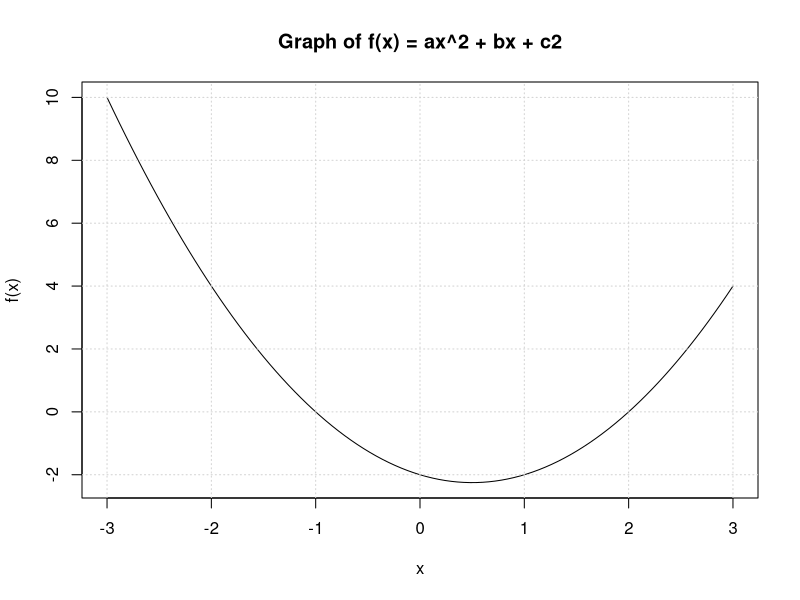
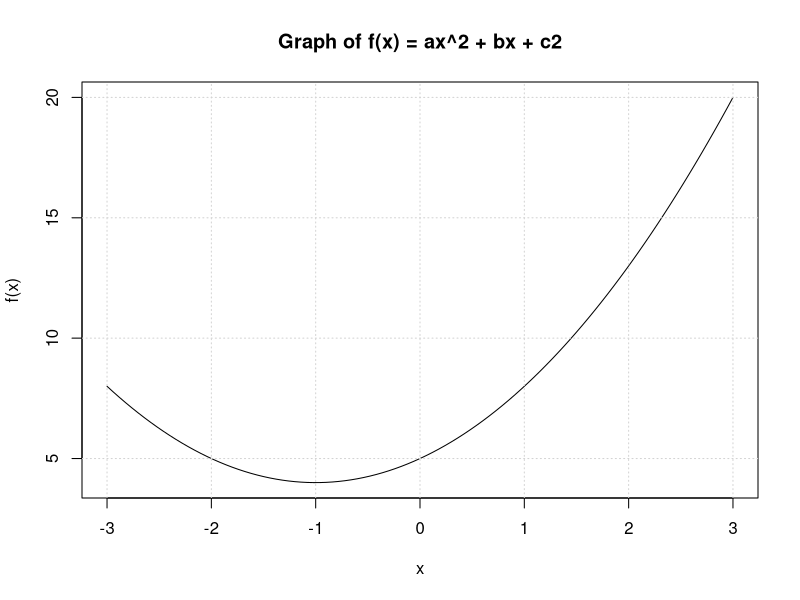
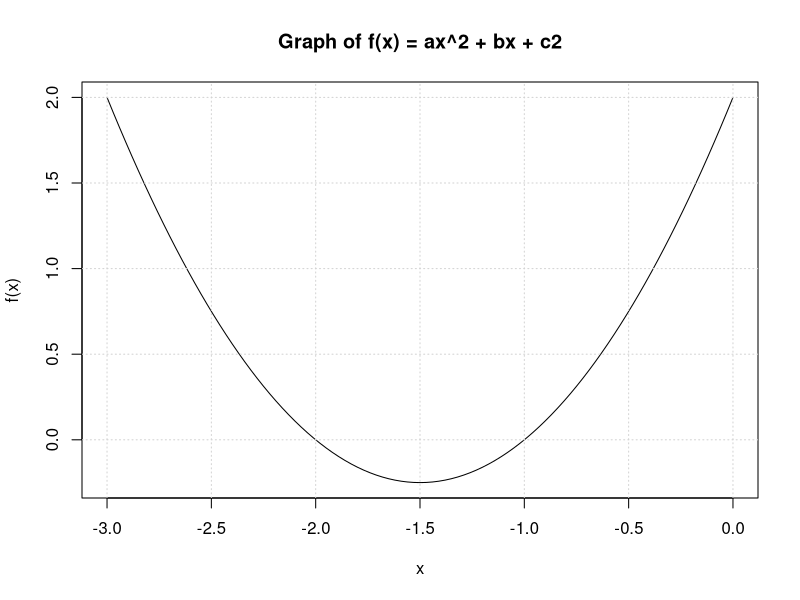

Write the R code that produced these figures, in order.
## ---- chunk 1
# Define function to solve for a, b, and c2
solve_quadratic <- function(a, b, c2) {
    # Calculate discriminant
    discriminant <- b^2 - 4*a*c2

    # Check if the discriminant is non-negative
    if (discriminant >= 0) {
        # Calculate the two real solutions
        x1 <- (-b + sqrt(discriminant)) / (2*a)
        x2 <- (-b - sqrt(discriminant)) / (2*a)

        # Print the solutions
        cat("The solutions are:", x1, "and", x2, "\n")
    } else {
        cat("There are no real solutions.\n")
    }
}

# Solve for a=1, b=-1, c=-2
solve_quadratic(1,-1,-2)
## ---- chunk 2
# Define plotting function
plot_quadratic <- function(a, b, c2, xmin, xmax) {

  # Define quadratic function
  f <- function(x) {
  a*x^2 + b*x + c2
  }

  # Plot the function
  plot(f, xmin, xmax, main = "Graph of f(x) = ax^2 + bx + c2", xlab = "x", ylab = "f(x)")  
  
  # Add a grid for better visualization
  grid()
}

# Plot a=1, b=-1, c=-2, xmin=-3, xmax=3
plot_quadratic(1,-1,-2,-3,3)
## ---- chunk 3
# Solve for and plot a=1, b=2, c=5
solve_quadratic(1,2,5)
plot_quadratic(1,2,5,-3,3)
## ---- chunk 4
# Solve for and plot a=1, b=3, c=2
solve_quadratic(1,3,2)
plot_quadratic(1,3,2,-3,0)
